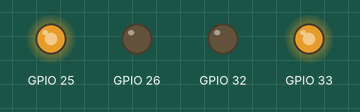
A sketch run on a simulated ESP32. Parts: output pins drawn as LEDs (lit = HIGH). What the sketch prints to the serial monitor is not drawn.

Above: at 0.05 s.
At 1.5 s:
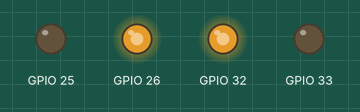
At 3.0 s:
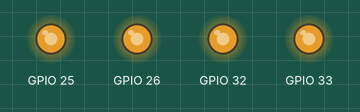
Timing chart, 0 to 6.9 s (numbered marks = the images above):
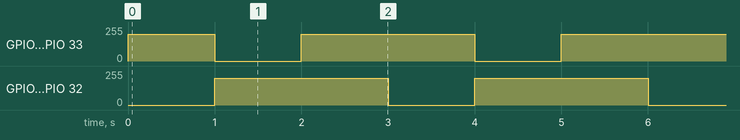

Measured:
- by itself, GPIO 25, GPIO 33: repeats every 3.0 s: 0/255 1.0 s, 199/255 2.0 s
- by itself, GPIO 26, GPIO 32: alternates 199/255 for 2.0 s and 0/255 for 1.0 s

The sketch:

drv8835_test_esp32.ino
```cpp
// 回転速度(35-255)
// ※値が大きいほど高速,余りにも小さい値は回転しません。
const uint8_t s = 200;

void setup() {
  Serial.begin(115200);

  ledcSetup(0,490,8);
  ledcSetup(1,490,8);
  ledcSetup(2,490,8);
  ledcSetup(3,490,8);

  ledcAttachPin(25,0);
  ledcAttachPin(26,1);
  ledcAttachPin(32,2);
  ledcAttachPin(33,3);
}

void loop() {
  // 正転(回転)
  Serial.println("正転");
  ledcWrite(2,0);
  ledcWrite(3,s);
  ledcWrite(0,s);
  ledcWrite(1,0);
  delay(1000);

  // 逆転(逆回転)
  Serial.println("逆転");
  ledcWrite(2,s);
  ledcWrite(3,0);
  ledcWrite(0,0);
  ledcWrite(1,s);
  delay(1000);

  // ブレーキ
  Serial.println("ブレーキ");
  ledcWrite(2,s);
  ledcWrite(3,s);
  ledcWrite(0,s);
  ledcWrite(1,s);
  delay(1000);
}
```
